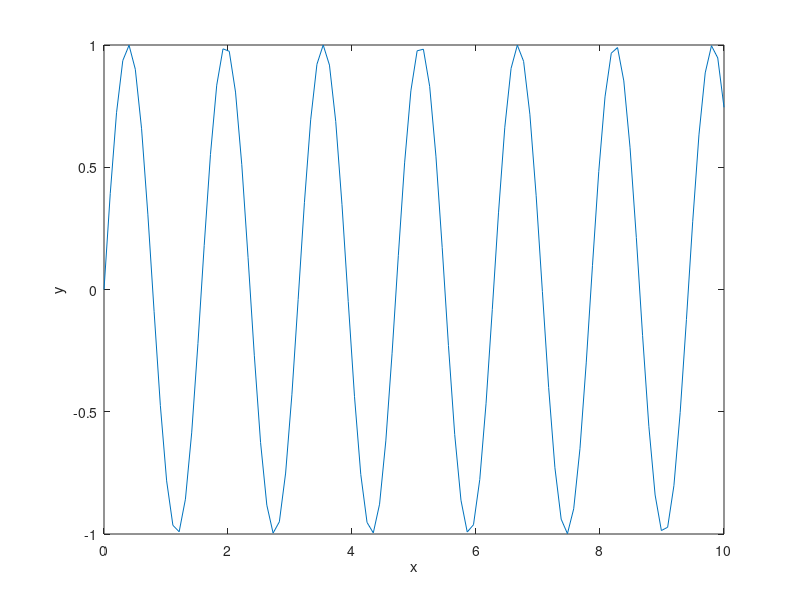

This figure's MATLAB source: (Note: this script raises an error after producing the figure.)
%% visualization part 2
% gcf, gca

%% gcf
close all

x = linspace(-2*pi,2*pi);
y1 = sin(x);
y2 = cos(x);

figure;
plot(x,y1,x,y2);
title('My Title');
xlabel('x');
ylabel('y');
legend({'sin', 'cos'});

% fig = gcf returns the current figure handle
gcf
gcf_pos = get(gcf, 'Position')
gcf_pos = [1522 629 411 356];
set(gcf, 'Position', gcf_pos, 'color', 'w')

%% gca
clf

x = linspace(0,10);
y = sin(4*x);
plot(x,y);
xlabel('x');
ylabel('y');

ax = gca % current axes
ax.FontSize = 20;
ax.TickDir = 'out';
ax.TickLength = [0.02 0.02];
ax.YLim = [-2 2];
ax.XLim = [0 5];

set(gca, 'xlim', [0 8], 'ylim', [-3 3], 'TickDir', 'in')

close all